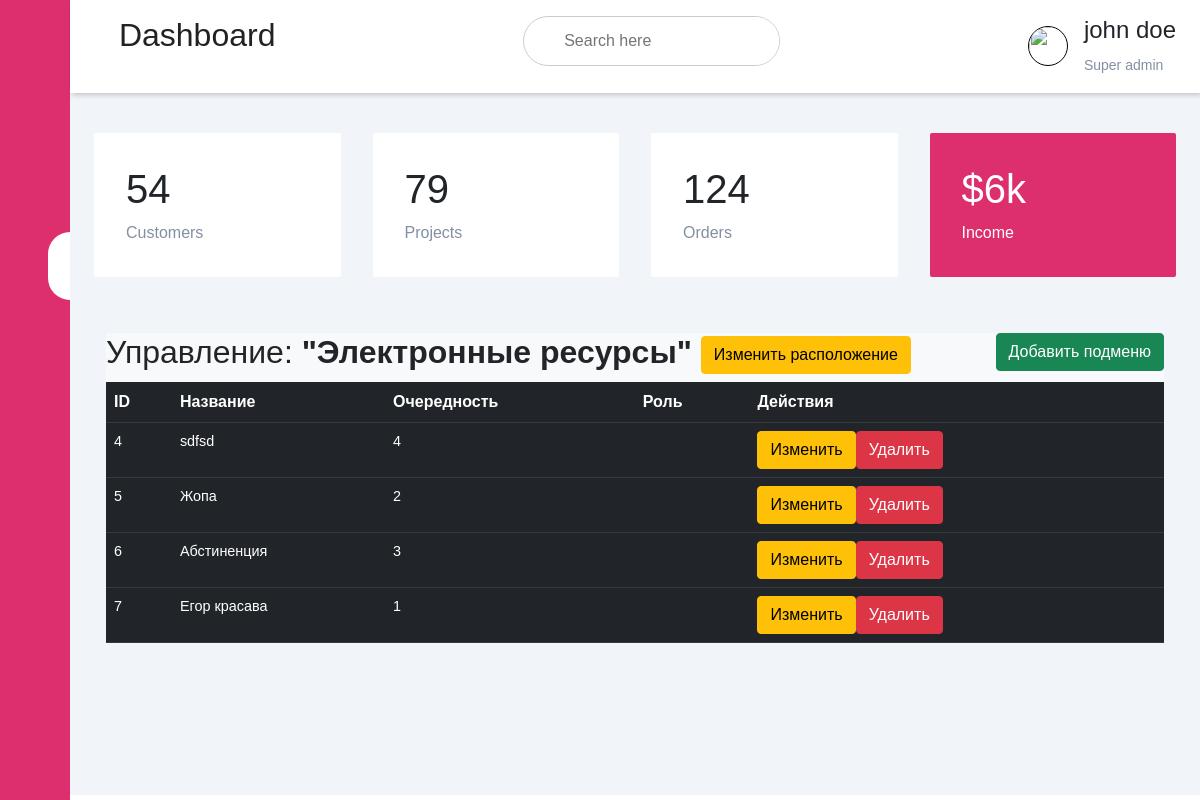
Page /edit/show_menu_element/5 on the committed database.
### app/models.py (models this page shows)
class Menu(db.Model):
    __tablename__ = 'menu'
    id = Column(Integer(), primary_key=True)
    name = Column(String(250), nullable=False)
    url = Column(String(250), nullable=True)
    url_is_inner = Column(Boolean, default=True)
    is_parent = Column(Boolean, default=True)
    index = Column(Integer, default=None)
    massiv_id = Column(PickleType(), default=None)

class SubMenu(db.Model):
    __tablename__ = 'submenu'
    id = Column(Integer(), primary_key=True)
    name = Column(String(250), nullable=False)
    url = Column(String(250), nullable=True)
    url_is_inner = Column(Boolean(), default=True)
    index = Column(Integer, default=None)
    menu_parent_id = Column(Integer(), db.ForeignKey('menu.id'))

### app/editor_bp/routes/menu_routes.py (the view)
@blueprint.route('/show_menu_element/<id>', methods=['GET', 'POST'])
def show_menu_element(id):
    menu_el_children = SubMenu.query.filter_by(menu_parent_id=id).all()
    menu_name = Menu.query.filter_by(id=id).first().name
    return render_template('editor_bp/menu_element.html', menu_el_children=menu_el_children, menu_name=menu_name,
                           parent_id=id)

### app/editor_bp/templates/editor_bp/menu_element.html (shortened to what this page needs)
{% extends 'base_edit_template.html' %}
{% block head %}
<link rel="stylesheet" href="{{url_for('admin.static', filename = 'css/bootstrap.min.css')}}">
{% endblock %}
{%block sidebar_menu%}
<div class="sidebar">
    <div class="sidebar-brand">
        <h2> <span>Админ панель</span></h2>
    </div>
    <div class="sidebar-menu">
        <ul>
            <li>
                <a href="{{url_for('editor.add_record')}}"><span class="las la-igloo"></span><span>Записи</span></a>
            </li>
            <li>
                <a href="{{url_for('editor.show_categories')}}"><span class="las la-users"></span><span>Категории</span></a>
            </li>
            <li>
                <a href="" class="active"><span class="las la-clipboard-list"></span><span>Меню</span></a>
            </li>
            <li>
                <a href=""><span class="las la-shopping-bag"></span><span>Быстрый доступ</span></a>
            </li>
            <li>
                <a href=""><span class="las la-receipt"></span><span>Партнеры</span></a>
            </li>
            <li>
                <a href=""><span class="las la-user-circle"></span><span>Правая панель</span></a>
            </li>
            <li>
                <a href=""><span class="las la-clipboard-list"></span><span>Метрики</span></a>
            </li>
        </ul>
    </div>
</div>
{%endblock%}
{% block header %}
{% include 'header.html' %}
{% endblock %}
{% block content %}
<div class="container">
    <div class="row">
        <div class="col md-12">
            <div class="bg-light p3">
                <h2>Управление: <b>"{{ menu_name }}"</b>
                    <a href="{{url_for('editor.drag_drop_submenu', id=parent_id)}}" class="btn btn-warning btn-xs">Изменить
                        расположение</a>
                    <button type="button" class="btn btn-success float-end"
                            data-bs-toggle="modal" data-bs-target="#create_modal">Добавить подменю
                    </button>
                </h2>
                <table class="table table-hover table-dark">
                    <tr>
                        <th>ID</th>
                        <th>Название</th>
                        <th>Очередность</th>
                        <th>Роль</th>
                        <th>Действия</th>
                    </tr>
                    {% for row in menu_el_children %}
                    <tr>
                        <td>{{ row.id }}</td>
                        <td>{{ row.name }}</td>
                        <td>{{row.index}}</td>
                        <td>{{row.is_inner}}</td>
                        <td>
                            <a href="{{url_for('editor.update_submenu')}}" class="btn btn-warning btn-xs" data-bs-toggle="modal"
                               data-bs-target="#edit_modal{{ row.id }}">Изменить</a>
                            <a href="{{url_for('editor.delete_submenu', id=row.id)}}" class="btn btn-danger btn-xs"
                               onclick="return confirm('Вы хотите удалить? ?')">Удалить</a>
                        </td>
                    </tr>
                    {% endfor%}
                </table>
            </div>
        </div>
    </div>
</div>
{% endblock %}

### app/editor_bp/static/css/style.css (style rules this page uses)
:root { --main-color: #dd2f6e; --color-dark: #1d2231; --text-grey: #8390a2; }
* { padding: 0; margin: 0; box-sizing: border-box; list-style-type: none; text-decoration: none; font-family: 'Poppins', sans-serif; }
.sidebar { width: 345px; position: fixed; left: 0; top: 0; height: 100%; background: #dd2f6e; z-index: 100; transition: width 300ms; }
.sidebar-brand { height: 90px; padding: 1rem 0rem 1rem 2rem; color: #fff; }
.sidebar-menu { margin-top: 1rem; }
.sidebar-menu li { width: 100%; margin-bottom: 1.7rem; padding-left: 1rem; }
.sidebar-menu a { padding-left: 1rem; display: block; color: #fff; font-size: 1.1rem; }
.sidebar-menu a.active { background: #fff; padding-top:1rem; padding-bottom: 1rem; color: var(--main-color); border-radius: 30px 0px 0px 30px; }
.sidebar-menu a span:first-child { font-size: 1.5rem; padding-right: 1rem; }
table { border-collapse: collapse; }
td { padding: .5rem 1rem; font-size: 0.9rem; color: #fff; }
tr td:last-child { display: flex; align-items: center; }
body { font: 14px/21px "Lucida Sans", "Lucida Grande", "Lucida Sans Unicode", sans-serif; }
table tr td { color: #fff; }
@media only screen and (max-width: 1200px) { .sidebar { width: 70px; } }
@media only screen and (max-width: 1200px) { .sidebar .sidebar-brand, .sidebar li { padding-left: 1rem; text-align: center; } }
@media only screen and (max-width: 1200px) { .sidebar li a { padding-left: 0rem; } }

### rows in the picture
Menu: name "Электронные ресурсы"
SubMenu: id "4", name "sdfsd", index "4"
SubMenu: id "5", name "Жопа", index "2"
SubMenu: id "6", name "Абстиненция", index "3"
SubMenu: id "7", name "Егор красава", index "1"
